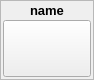
<?xml version="1.0" encoding="UTF-8"?>
<ui version="4.0">
 <class>Form</class>
 <widget class="QWidget" name="Form">
  <property name="geometry">
   <rect>
    <x>0</x>
    <y>0</y>
    <width>94</width>
    <height>80</height>
   </rect>
  </property>
  <property name="sizePolicy">
   <sizepolicy hsizetype="Maximum" vsizetype="Maximum">
    <horstretch>0</horstretch>
    <verstretch>0</verstretch>
   </sizepolicy>
  </property>
  <property name="minimumSize">
   <size>
    <width>0</width>
    <height>80</height>
   </size>
  </property>
  <property name="windowTitle">
   <string>Form</string>
  </property>
  <layout class="QGridLayout" name="gridLayout">
   <property name="sizeConstraint">
    <enum>QLayout::SetNoConstraint</enum>
   </property>
   <property name="margin">
    <number>0</number>
   </property>
   <property name="spacing">
    <number>0</number>
   </property>
   <item row="0" column="0">
    <widget class="QFrame" name="widgetFrameOuter">
     <property name="sizePolicy">
      <sizepolicy hsizetype="Preferred" vsizetype="Preferred">
       <horstretch>0</horstretch>
       <verstretch>0</verstretch>
      </sizepolicy>
     </property>
     <property name="minimumSize">
      <size>
       <width>0</width>
       <height>0</height>
      </size>
     </property>
     <property name="maximumSize">
      <size>
       <width>100</width>
       <height>100</height>
      </size>
     </property>
     <property name="styleSheet">
      <string notr="true"/>
     </property>
     <property name="frameShape">
      <enum>QFrame::StyledPanel</enum>
     </property>
     <property name="frameShadow">
      <enum>QFrame::Raised</enum>
     </property>
     <property name="class" stdset="0">
      <string>PeripheralCollection</string>
     </property>
     <layout class="QVBoxLayout" name="verticalLayout">
      <property name="spacing">
       <number>2</number>
      </property>
      <property name="margin">
       <number>2</number>
      </property>
      <item>
       <widget class="QLabel" name="title">
        <property name="sizePolicy">
         <sizepolicy hsizetype="Preferred" vsizetype="Maximum">
          <horstretch>0</horstretch>
          <verstretch>0</verstretch>
         </sizepolicy>
        </property>
        <property name="font">
         <font>
          <pointsize>10</pointsize>
          <weight>75</weight>
          <bold>true</bold>
         </font>
        </property>
        <property name="styleSheet">
         <string notr="true">QLabel{background-color: transparent;}</string>
        </property>
        <property name="text">
         <string>name</string>
        </property>
        <property name="alignment">
         <set>Qt::AlignCenter</set>
        </property>
       </widget>
      </item>
      <item>
       <widget class="QPushButton" name="button">
        <property name="sizePolicy">
         <sizepolicy hsizetype="Preferred" vsizetype="Preferred">
          <horstretch>0</horstretch>
          <verstretch>0</verstretch>
         </sizepolicy>
        </property>
        <property name="minimumSize">
         <size>
          <width>0</width>
          <height>0</height>
         </size>
        </property>
        <property name="maximumSize">
         <size>
          <width>16777215</width>
          <height>16777215</height>
         </size>
        </property>
        <property name="text">
         <string/>
        </property>
       </widget>
      </item>
     </layout>
    </widget>
   </item>
  </layout>
 </widget>
 <resources/>
 <connections>
  <connection>
   <sender>button</sender>
   <signal>clicked()</signal>
   <receiver>Form</receiver>
   <slot>run()</slot>
   <hints>
    <hint type="sourcelabel">
     <x>90</x>
     <y>76</y>
    </hint>
    <hint type="destinationlabel">
     <x>93</x>
     <y>79</y>
    </hint>
   </hints>
  </connection>
 </connections>
 <slots>
  <slot>run()</slot>
 </slots>
</ui>
